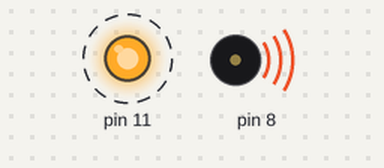
Recording of a sketch running on a simulated Arduino Uno, built with avr-gcc and run on an emulated ATmega328P. Shown: output pins drawn as LEDs (lit = HIGH), buzzer (waves = sounding). Dashed ring = blinking.

Above: at 0.1 s.
At 7.1 s:
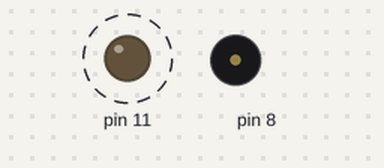
Timing chart, 0 to 7.4 s (numbered marks = the images above):
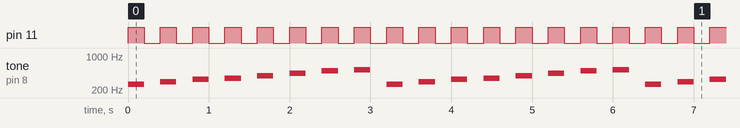

Measured:
- by itself, pin 11: alternates HIGH for 0.20 s and LOW for 0.20 s
- by itself, tone on pin 8: repeats every 3.2 s: silent 0.20 s, 294 Hz 0.20 s, silent 0.20 s, 330 Hz 0.20 s, silent 0.20 s, 349 Hz 0.20 s, silent 0.20 s, 392 Hz 0.20 s, silent 0.20 s, 440 Hz 0.20 s, silent 0.20 s, 494 Hz 0.20 s, silent 0.20 s, 523 Hz 0.20 s, silent 0.20 s, 262 Hz 0.20 s

The sketch:

sketch_dec26d.ino
```cpp
int melody[] = {262, 294, 330, 349, 392, 440, 494, 523};

int i = 0;

void setup()
{
  pinMode(11, OUTPUT);
  while(true){
  //for(int i = 0;i < 8;i++){
    digitalWrite(11,HIGH);
    tone(8,melody[i],250);
    delay(200);
    noTone(8);
    digitalWrite(11,LOW);
    delay(200);
    i++;
    if(i == 8){
      i = 0;
    }
  }

}

void loop()
{

}
```
